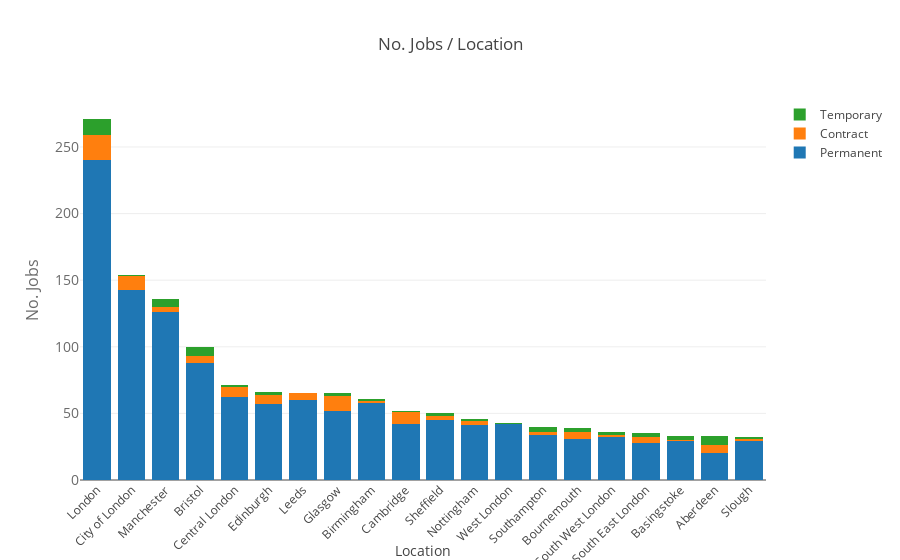

The cell this chart's notebook holds for it:
### Markdown cell above
#### Jobs/Location
##### Note: Does not necessarily include specifically mentioned skills found in the "keywords" variable

### Code cell
job_df_location = job_df_dirty.copy()

job_df_location = job_df_location.groupby(by="locationName").nunique().sort_values(by="jobId", ascending=False)

job_df_top_20 = job_df_location.nlargest(20, 'jobId')

top_companies_list = job_df_top_20.index.tolist()

top_companies_df = job_df_dirty[job_df_dirty['locationName'].isin(top_companies_list)]

contract_types = set(top_companies_df['contractType'].tolist())

graphs = []

for i in contract_types:
    temp = {}
    temp_df = top_companies_df[top_companies_df['contractType'] == "{}".format(i)].groupby(by="locationName").nunique()
    temp_df = temp_df.reindex(top_companies_list)
    temp['x'] = temp_df.index.tolist()
    temp['y'] = temp_df['jobId'].tolist()
    temp["name"] = i
    temp["type"] = "bar"
    graphs.append(temp)
    
layout = go.Layout(
    xaxis=dict(tickangle=-45,title='Location'), barmode='stack',
    yaxis=dict(
        title='No. Jobs',
        titlefont=dict(
            size=16,
            color='rgb(107, 107, 107)'
        ),
        tickfont=dict(
            size=14,
            color='rgb(107, 107, 107)'
        )
    ),
    title='No. Jobs / Location',
    showlegend=True
    
)

fig = go.Figure(data=graphs, layout=layout)
iplot(fig, filename='job_location_contract.html')

### Figure 1 — Plotly figure (JSON) as saved in the notebook; plotly's stock layout.template omitted (floating-point values rounded to 4 significant figures)
{"data": [{"name": "Permanent", "type": "bar", "uid": "ecf058d8-a5b2-4443-99d0-fa14226699ea", "x": ["London", "City of London", "Manchester", "Bristol", "Central London", "Edinburgh", "Leeds", "Glasgow", "Birmingham", "Cambridge", "Sheffield", "Nottingham", "West London", "Southampton", "Bournemouth", "South West London", "South East London", "Basingstoke", "Aberdeen", "Slough"], "y": [240, 143, 126, 88, 62, 57, 60, 52, 58, 42, 45, 41, 42, 34, 31, 32, 28, 29, 20, 29]}, {"name": "Contract", "type": "bar", "uid": "3d0938cb-c1ac-43c5-8fc5-f06a10a787e6", "x": ["London", "City of London", "Manchester", "Bristol", "Central London", "Edinburgh", "Leeds", "Glasgow", "Birmingham", "Cambridge", "Sheffield", "Nottingham", "West London", "Southampton", "Bournemouth", "South West London", "South East London", "Basingstoke", "Aberdeen", "Slough"], "y": [19, 10, 4, 5, 8, 7, 5, 11, 1, 9, 3, 3, null, 2, 5, 2, 4, 1, 6, 2]}, {"name": "Temporary", "type": "bar", "uid": "ebce63c1-742c-42ab-bbd1-46cc0d519859", "x": ["London", "City of London", "Manchester", "Bristol", "Central London", "Edinburgh", "Leeds", "Glasgow", "Birmingham", "Cambridge", "Sheffield", "Nottingham", "West London", "Southampton", "Bournemouth", "South West London", "South East London", "Basingstoke", "Aberdeen", "Slough"], "y": [12, 1, 6, 7, 1, 2, null, 2, 2, 1, 2, 2, 1, 4, 3, 2, 3, 3, 7, 1]}], "layout": {"autosize": true, "barmode": "stack", "showlegend": true, "title": {"text": "No. Jobs / Location"}, "xaxis": {"autorange": true, "range": [-0.5, 19.5], "tickangle": -45, "title": {"text": "Location"}, "type": "category"}, "yaxis": {"autorange": true, "range": [0, 285.3], "tickfont": {"color": "rgb(107, 107, 107)", "size": 14}, "title": {"font": {"color": "rgb(107, 107, 107)", "size": 16}, "text": "No. Jobs"}, "type": "linear"}}}
